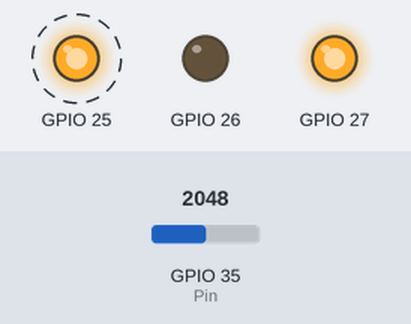
Bench run of a sketch on a simulated ESP32. On the bench: output pins drawn as LEDs (lit = HIGH). Dashed ring = blinking. The inputs (shaded band) are chosen by the test bench; at power-on: GPIO 35 (Pin) = 2048. What the sketch prints to the serial monitor is not drawn.

Above: at 0.5 s.
Timing chart, 0 to 3.0 s (numbered marks = the images above):
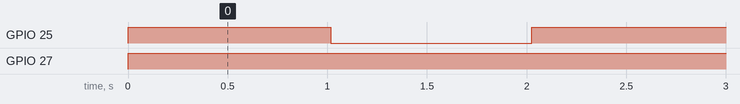

The sketch:

Esp32-Grove.ino
```cpp
#include "PrintDriver.h"
#include <Wire.h>
#ifdef ARDUINO_SAMD_VARIANT_COMPLIANCE
  #define RefVal 3.3
  #define SERIAL SerialUSB
#else
  #define RefVal 5.0
  #define SERIAL Serial
#endif
//An OLED Display is required here
//use pin A0
#define Pin 35

PrintMD printer(25, 26, 27); //


// Motor A connections
int enA = 2;
int in1 = 4;
int in2 = 5;

// Motor B connections
int enB = 25;
int in3 = 27;
int in4 = 26;

// Take the average of 500 times
const int averageValue = 500;

long int sensorValue = 0;
float sensitivity = 1000.0 / 264.0; //1000mA per 264mV


float Vref = 1269.53;   //Vref is zero drift value, you need to change this value to the value you actually measured before using it.
void setup()
{
  SERIAL.begin(9600);
}

long t0 = millis();
int state = 0;
int lastState = 0;

void loop()
{
  long stateTime = millis() - t0;

  if(state == 0)
  {
    if(stateTime > 1000) {
      state = 1;
    }

    printer.setSpeed(255);
    //
    //digitalWrite(in3, LOW);
    //digitalWrite(in4, HIGH);
    //analogWrite(enB, 255);
  }
  else if(state == 1)
  {
    if(stateTime > 1000) {
      state = 0;
    }

    printer.setSpeed(0);
    //
    //digitalWrite(in3, LOW);
    //digitalWrite(in4, HIGH);
    //analogWrite(enB, 0);
  }

  if(lastState != state) {
    t0 = millis();
  }
  lastState = state;

  getCurrent();
}

void getCurrent()
{
    sensorValue = analogRead(Pin);
    float unitValue= RefVal / 1024.0*1000 ;
    float voltage = unitValue * sensorValue;
    float current = (voltage - Vref) * sensitivity;
    SERIAL.println(current);
}
/*void loop()
{
  // Read the value 10 times:
  for (int i = 0; i < averageValue; i++)
  {
    sensorValue += analogRead(Pin);

    // wait 2 milliseconds before the next loop
    delay(2);

  }

  sensorValue = sensorValue / averageValue;


  // The on-board ADC is 10-bits
  // Different power supply will lead to different reference sources
  // example: 2^10 = 1024 -> 5V / 1024 ~= 4.88mV
  //          unitValue= 5.0 / 1024.0*1000 ;
  float unitValue= RefVal / 1024.0*1000 ;
  float voltage = unitValue * sensorValue;

  //When no load,Vref=initialValue
  //SERIAL.print("initialValue: ");
  //SERIAL.print(voltage);
  //SERIAL.println("mV");

  // Calculate the corresponding current
  float current = (voltage - Vref) * sensitivity;

  // Print display voltage (mV)
  // This voltage is the pin voltage corresponding to the current
  /*
  voltage = unitValue * sensorValue-Vref;
  SERIAL.print(voltage);
  SERIAL.println("mV");
  /

  // Print display current (mA)
  SERIAL.println(current);
  //SERIAL.println("mA");

  //SERIAL.print("\n");

  // Reset the sensorValue for the next reading
  sensorValue = 0;
  // Read it once per second
  delay(1000);
}*/
```

PrintDriver.h
```cpp
// https://github.com/CytronTechnologies/CytronMotorDriver

#ifndef PRINT_DRIVER_H
#define PRIN_DRIVER_H

#include <Arduino.h>
#include <stdint.h>

class PrintMD
{
  public:
    PrintMD(uint8_t pinPwm, uint8_t pinDir1, uint8_t pinDir2)
      :
      //pinPwm(pinPwm),
      pinDir1(pinDir1),
      pinDir2(pinDir2)
    {
        pinMode(pinPwm, OUTPUT);
        pinMode(pinDir1, OUTPUT);
        pinMode(pinDir2, OUTPUT);

        digitalWrite(pinPwm, LOW);
        digitalWrite(pinDir1, LOW);
        digitalWrite(pinDir2, LOW);

        // Setting PWM properties
        const int freq = 20000;
        const int pwmChannel = 0;
        const int resolution = 8;

        // configure LED PWM functionalitites
        ledcSetup(pwmChannel, freq, resolution);

        // attach the channel to the GPIO to be controlled
        ledcAttachPin(pinPwm, pwmChannel);
        pinPwm = pwmChannel;
    }

    void setSpeed(int16_t speed)
    {
      // Make sure the speed is within the limit.
      if (speed > 255) {
        speed = 255;
      } else if (speed < -255) {
        speed = -255;
      }

      if (speed >= 0) {
        // direction: // out4 ~ '+', out3 ~ '-'
        digitalWrite(pinDir1, LOW);
        digitalWrite(pinDir2, HIGH);
        //analogWrite(pinPwm, speed);
        ledcWrite(pinPwm, speed);
      } else {
        // direction: // out4 ~ '-', out3 ~ '+'
        digitalWrite(pinDir1, HIGH);
        digitalWrite(pinDir2, LOW);
        //analogWrite(pinPwm, -speed);
        ledcWrite(pinPwm, -speed);
      }
    }

  protected:
    uint8_t pinPwm;

    // NOTE: directional pins
    uint8_t pinDir1;
    uint8_t pinDir2;
};


#endif
```

Measured:
- by itself, GPIO 25: alternates HIGH for 1.0 s and LOW for 1.0 s
- by itself, GPIO 27: LOW → HIGH at 0.00 s
